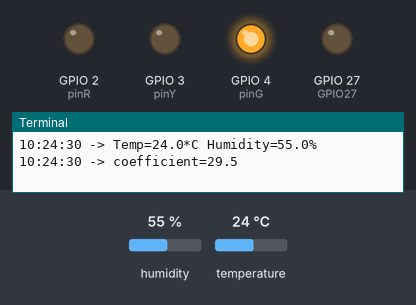
Recording of a program running on a simulated Raspberry Pi (BCM pin numbers). Shown: output pins drawn as LEDs (lit = HIGH), the last lines printed to the terminal. The test bench sets the inputs (shaded band); at power-on: temperature 24 °C, humidity 55 %. The clock reads 2024-03-15 10:24:30 at power-on unless the program sets it.

Above: at 1.2 s.
1.3 s: temperature set to 26 °C
4.7 s: temperature set to 29 °C
At 6.9 s:
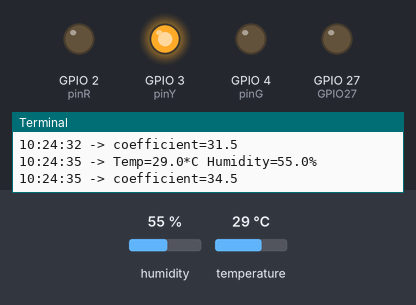
8.1 s: temperature set to 32 °C
At 8.6 s:
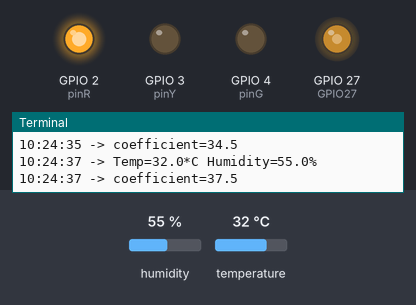
Timing chart, 0 to 11.1 s (numbered marks = the images above; inputs shaded):
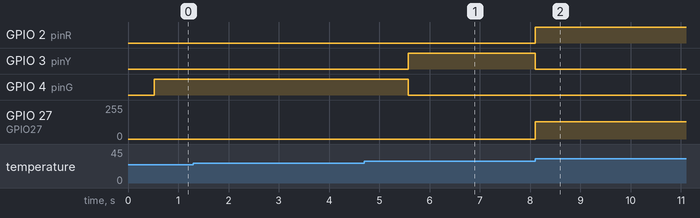

Measured:
- the behaviour switches between 27 and 28 °C on temperature (found by bisection; images 0 and 1)
- the behaviour switches between 30 and 31 °C on temperature (found by bisection; images 1 and 2)
- after the input at 4.7 s, GPIO 3 (pinY): LOW → HIGH after 0.88 s; GPIO 4 (pinG): HIGH → LOW after 0.88 s
- after the input at 8.1 s, GPIO 2 (pinR): LOW → HIGH at once; GPIO 3 (pinY): HIGH → LOW at once; GPIO 27 (GPIO27): 0/255 → 128/255 at once

The program:

TempHumidity.py
```python
import RPi.GPIO as GPIO
import Adafruit_DHT
import time

GPIO.setmode(GPIO.BCM) #BOARD or BCM
pinG = 4 #point to PIN#03 = GPIO2
pinY = 3
pinR = 2
GPIO27 = 27
GPIO26 = 26
GPIO.setup(pinG, GPIO.OUT)
GPIO.setup(pinY, GPIO.OUT)
GPIO.setup(pinR, GPIO.OUT)
GPIO.setup(GPIO27, GPIO.OUT)
GPIO27 = GPIO.PWM(GPIO27, 440)
GPIO27.stop
sensor = Adafruit_DHT.DHT11

GPIO.output(pinG, False)
GPIO.output(pinY, False)
GPIO.output(pinR, False)

while True:
    currentTime = time.strftime("%H:%M:%S")
    humidity, temperature = Adafruit_DHT.read_retry(sensor, GPIO26)

    if humidity is not None and temperature is not None:
        heatstrokeformula = temperature + humidity * 0.1
        print(currentTime,'-> Temp={0:0.1f}*C Humidity={1:0.1f}%'.format(temperature, humidity))
        print('%s -> coefficient={0:0.1f}'.format(heatstrokeformula) % currentTime)
        if (temperature >= 31):
            GPIO.output(pinG, False)
            GPIO.output(pinY, False)
            GPIO.output(pinR, True)
            GPIO27.start(50)
            GPIO27.ChangeFrequency(1046)
        if (temperature > 27 and temperature <=30):
            GPIO.output(pinG, False)
            GPIO.output(pinR, False)
            GPIO.output(pinY, True)
            GPIO27.stop()
        if (temperature > 20 and temperature <= 27):
            GPIO.output(pinY, False)
            GPIO.output(pinR, False)
            GPIO.output(pinG, True)
            GPIO27.stop()
    else:
        print('Failed to get reading. Try again!')
    time.sleep(2)


GPIO.output(pinG, False)
GPIO.output(pinY, False)
GPIO.output(pinR, False)
pinG.stop()
pinY.stop()
pinR.stop()
GPIO.cleanup()
```
